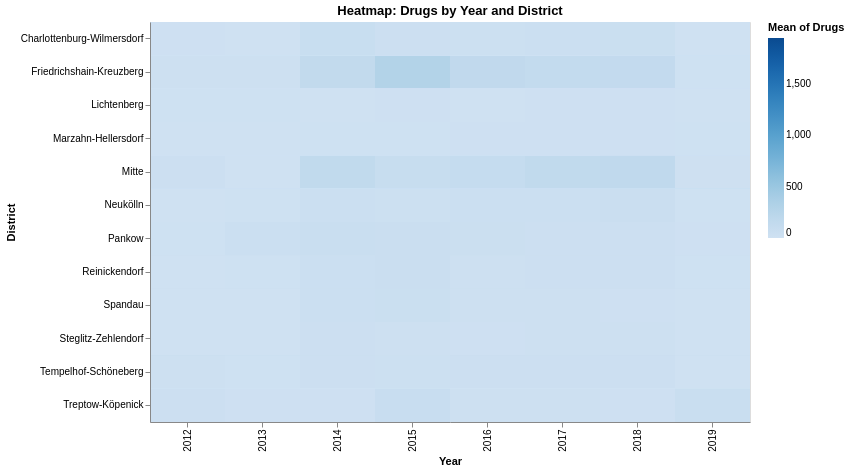

This figure's Vega-Lite source:
### Vega-Lite specification from a JSON file in a GitHub repository (floating-point values rounded to 4 significant figures; data arrays with more than 128 entries replaced by an {"elided": "..."} marker saying what was removed)
{"$schema": "https://vega.github.io/schema/vega-lite/v5.json", "title": "Heatmap: Drugs by Year and District", "width": 600, "height": 400, "data": {"values": {"elided": "1200 records"}}, "mark": "rect", "encoding": {"x": {"field": "Year", "type": "nominal", "scale": {}}, "y": {"field": "District", "type": "nominal", "scale": {}}, "color": {"aggregate": "mean", "field": "Drugs", "type": "quantitative", "scale": {"scheme": "blues"}}, "tooltip": [{"field": "Year", "type": "nominal"}, {"field": "District", "type": "nominal"}, {"field": "Drugs", "type": "quantitative"}]}, "transform": [], "params": []}
